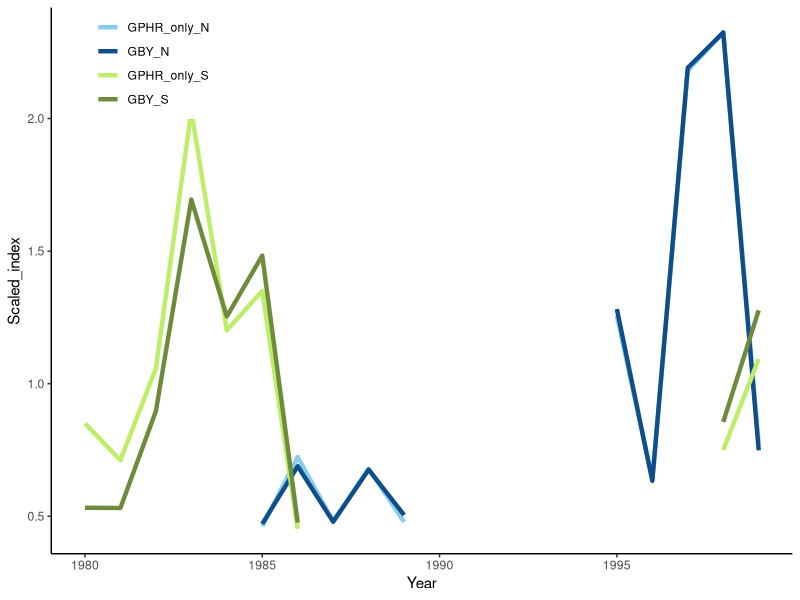

Here is the R script that generated this plot:
library(ggplot2)
library(dplyr)
library(tidyr)
setwd('C:/GopherBlackYellow2019/txt_files')


MRFSS = read.csv('MRFSS_index_compare.csv', header=T)


#Plot of MRFSS indices for norht and south and GBY and gopher only
MRFSS = MRFSS %>%
  gather(Source,Scaled_index, GPHR_only_N:GBY_S) 

MRFSS$Source <- factor(MRFSS$Source, 
                        levels=c("GPHR_only_N",
                                 "GBY_N",
                                 "GPHR_only_S",
                                 "GBY_S"))


out.dir = "C:/GopherBlackYellow2019/Figures/"
png(filename = paste0(out.dir,"MRFSS_index_compare.png"),
    width = 6, height = 4, units = "in", pointsize = 12, res=300)
#x11()
ggplot(MRFSS, aes(x=Year, y = Scaled_index, colour=Source)) +
  geom_line(lwd = 1.5) +
  scale_color_manual(values=c("skyblue", "dodgerblue4","darkolivegreen2","darkolivegreen4")) +
  theme(panel.grid.major = element_blank(), 
        panel.grid.minor = element_blank(),
        panel.background = element_blank(),
        panel.border = element_blank(),
        axis.line = element_line(colour = "black"),
        legend.justification = c(0, 1), 
        legend.position = c(0.05, 1)) +
  theme(legend.title=element_blank()) +
  scale_x_continuous(breaks = seq(1980,2000, by = 5)) #+
 # scale_y_continuous(breaks = seq(0,100, by = 10))#,expand = c(0, 0)) 

dev.off()
